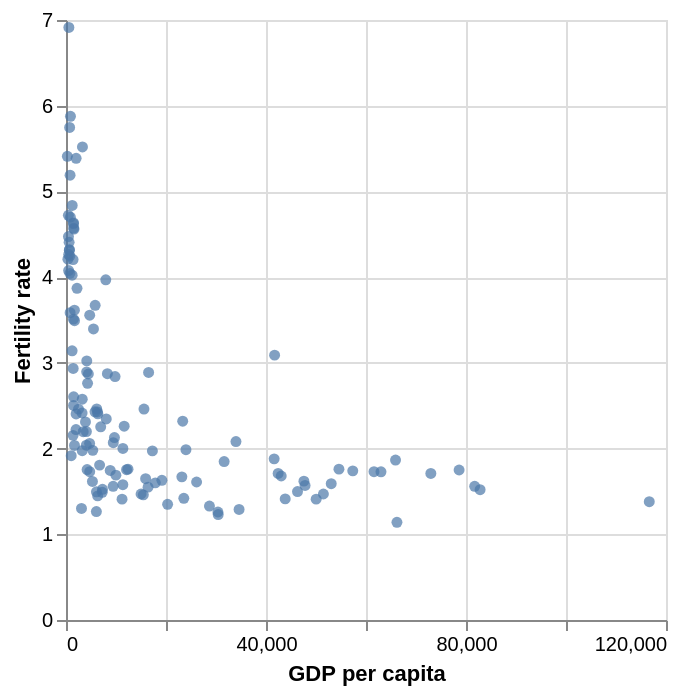

Here is the notebook cell this chart was saved with:
### Markdown cell above
Here, we observe a relationship that resembles a multiplicative inverse: fertility rates tends to fall as GDP per capita increases, approaching a lower limit of 1. 

The rate of decrease is steeper in the [0, 40,000] range and slows thereafter, suggesting that fertility rates drop more rapidly at lower income levels but stabilize as GDP reaches higher thresholds.

### Code cell
base = alt.Chart(data)
    
scatter_gdp = base.mark_circle().encode( 
    x = alt.X("gdp_percap:Q",
              scale = alt.Scale(zero = False),
              title = "GDP per capita"), 
    y = alt.Y("fertility_total:Q",
              title = "Fertility rate")
).properties(
    width = 300,
    height = 300)

scatter_gdp

### Figure 1 — Vega-Lite specification as saved in the notebook (floating-point values rounded to 4 significant figures; data arrays with more than 128 entries replaced by an {"elided": "..."} marker saying what was removed)
{"config": {"view": {"continuousWidth": 300, "continuousHeight": 300}}, "data": {"name": "data-6cd1456596c1f74e121582c365026ae5"}, "mark": {"type": "circle"}, "encoding": {"x": {"field": "gdp_percap", "scale": {"zero": false}, "title": "GDP per capita", "type": "quantitative"}, "y": {"field": "fertility_total", "title": "Fertility rate", "type": "quantitative"}}, "height": 300, "width": 300, "$schema": "https://vega.github.io/schema/vega-lite/v5.8.0.json", "datasets": {"data-6cd1456596c1f74e121582c365026ae5": {"elided": "129 records"}}}
